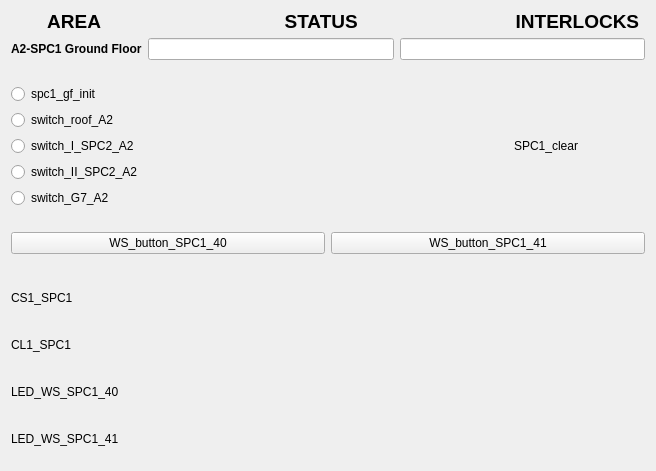
<?xml version="1.0" encoding="UTF-8"?>
<ui version="4.0">
 <class>Form</class>
 <widget class="QWidget" name="Form">
  <property name="geometry">
   <rect>
    <x>0</x>
    <y>0</y>
    <width>621</width>
    <height>471</height>
   </rect>
  </property>
  <property name="windowTitle">
   <string>Form</string>
  </property>
  <layout class="QVBoxLayout" name="verticalLayout_3">
   <item>
    <layout class="QVBoxLayout" name="verticalLayout">
     <item>
      <widget class="QLabel" name="label_4">
       <property name="maximumSize">
        <size>
         <width>16777215</width>
         <height>21</height>
        </size>
       </property>
       <property name="font">
        <font>
         <pointsize>14</pointsize>
         <weight>75</weight>
         <bold>true</bold>
        </font>
       </property>
       <property name="text">
        <string>       AREA                                   STATUS                              INTERLOCKS </string>
       </property>
      </widget>
     </item>
     <item>
      <layout class="QFormLayout" name="formLayout_2">
       <property name="fieldGrowthPolicy">
        <enum>QFormLayout::AllNonFixedFieldsGrow</enum>
       </property>
       <item row="0" column="0">
        <widget class="QLabel" name="label_2">
         <property name="font">
          <font>
           <weight>75</weight>
           <bold>true</bold>
          </font>
         </property>
         <property name="text">
          <string>A2-SPC1 Ground Floor</string>
         </property>
        </widget>
       </item>
       <item row="0" column="1">
        <layout class="QHBoxLayout" name="horizontalLayout">
         <item>
          <widget class="QELineEdit" name="qelineedit_2">
           <property name="alignment">
            <set>Qt::AlignCenter</set>
           </property>
           <property name="variable" stdset="0">
            <string>VCS:SPC1GF-CLR-STATS</string>
           </property>
           <property name="format" stdset="0">
            <enum>QELineEdit::Default</enum>
           </property>
          </widget>
         </item>
         <item>
          <widget class="QELineEdit" name="qelineedit">
           <property name="alignment">
            <set>Qt::AlignCenter</set>
           </property>
           <property name="variable" stdset="0">
            <string>VCS:SPC1GF-INTLCK-STATS</string>
           </property>
          </widget>
         </item>
        </layout>
       </item>
      </layout>
     </item>
    </layout>
   </item>
   <item>
    <spacer name="verticalSpacer_2">
     <property name="orientation">
      <enum>Qt::Vertical</enum>
     </property>
     <property name="sizeHint" stdset="0">
      <size>
       <width>20</width>
       <height>40</height>
      </size>
     </property>
    </spacer>
   </item>
   <item>
    <layout class="QHBoxLayout" name="horizontalLayout_9">
     <item>
      <layout class="QVBoxLayout" name="verticalLayout_2">
       <item>
        <widget class="QERadioButton" name="qeradiobutton_3">
         <property name="text">
          <string>spc1_gf_init</string>
         </property>
         <property name="autoExclusive">
          <bool>false</bool>
         </property>
         <property name="variable" stdset="0">
          <string>VCS:SPC1GF-INIT</string>
         </property>
         <property name="format" stdset="0">
          <enum>QERadioButton::LocalEnumeration</enum>
         </property>
         <property name="pressText">
          <string>0</string>
         </property>
         <property name="releaseText">
          <string>1</string>
         </property>
        </widget>
       </item>
       <item>
        <widget class="QERadioButton" name="qeradiobutton_7">
         <property name="text">
          <string>switch_roof_A2</string>
         </property>
         <property name="autoExclusive">
          <bool>false</bool>
         </property>
         <property name="variable" stdset="0">
          <string>VCS:SW-RF-A2</string>
         </property>
         <property name="format" stdset="0">
          <enum>QERadioButton::LocalEnumeration</enum>
         </property>
         <property name="pressText">
          <string>0</string>
         </property>
         <property name="releaseText">
          <string>1</string>
         </property>
        </widget>
       </item>
       <item>
        <widget class="QERadioButton" name="qeradiobutton_6">
         <property name="text">
          <string>switch_I_SPC2_A2</string>
         </property>
         <property name="autoExclusive">
          <bool>false</bool>
         </property>
         <property name="variable" stdset="0">
          <string>VCS:SW-I-SPC1-A2</string>
         </property>
         <property name="format" stdset="0">
          <enum>QERadioButton::LocalEnumeration</enum>
         </property>
         <property name="pressText">
          <string>0</string>
         </property>
         <property name="releaseText">
          <string>1</string>
         </property>
        </widget>
       </item>
       <item>
        <widget class="QERadioButton" name="qeradiobutton_5">
         <property name="text">
          <string>switch_II_SPC2_A2</string>
         </property>
         <property name="autoExclusive">
          <bool>false</bool>
         </property>
         <property name="variable" stdset="0">
          <string>VCS:SW-II-SPC1-A2</string>
         </property>
         <property name="format" stdset="0">
          <enum>QERadioButton::LocalEnumeration</enum>
         </property>
         <property name="pressText">
          <string>0</string>
         </property>
         <property name="releaseText">
          <string>1</string>
         </property>
        </widget>
       </item>
       <item>
        <widget class="QERadioButton" name="qeradiobutton_4">
         <property name="text">
          <string>switch_G7_A2</string>
         </property>
         <property name="variable" stdset="0">
          <string>VCS:SW-G7-A2</string>
         </property>
         <property name="format" stdset="0">
          <enum>QERadioButton::LocalEnumeration</enum>
         </property>
         <property name="pressText">
          <string>1</string>
         </property>
         <property name="releaseText">
          <string>0</string>
         </property>
        </widget>
       </item>
      </layout>
     </item>
     <item>
      <spacer name="horizontalSpacer">
       <property name="orientation">
        <enum>Qt::Horizontal</enum>
       </property>
       <property name="sizeHint" stdset="0">
        <size>
         <width>40</width>
         <height>20</height>
        </size>
       </property>
      </spacer>
     </item>
     <item>
      <layout class="QHBoxLayout" name="horizontalLayout_8">
       <item>
        <widget class="QLabel" name="label_9">
         <property name="maximumSize">
          <size>
           <width>16777215</width>
           <height>20</height>
          </size>
         </property>
         <property name="text">
          <string>SPC1_clear</string>
         </property>
        </widget>
       </item>
       <item>
        <widget class="QEBitStatus" name="qebitstatus_3">
         <property name="minimumSize">
          <size>
           <width>61</width>
           <height>41</height>
          </size>
         </property>
         <property name="maximumSize">
          <size>
           <width>61</width>
           <height>41</height>
          </size>
         </property>
         <property name="numberOfBits">
          <number>1</number>
         </property>
         <property name="shape">
          <enum>QBitStatus::Circle</enum>
         </property>
         <property name="offColour">
          <color>
           <red>0</red>
           <green>77</green>
           <blue>0</blue>
          </color>
         </property>
         <property name="variable" stdset="0">
          <string>VCS:SPC1GF-CLR</string>
         </property>
        </widget>
       </item>
      </layout>
     </item>
    </layout>
   </item>
   <item>
    <spacer name="verticalSpacer_3">
     <property name="orientation">
      <enum>Qt::Vertical</enum>
     </property>
     <property name="sizeHint" stdset="0">
      <size>
       <width>20</width>
       <height>40</height>
      </size>
     </property>
    </spacer>
   </item>
   <item>
    <layout class="QHBoxLayout" name="horizontalLayout_10">
     <item>
      <widget class="QEPushButton" name="qepushbutton_3">
       <property name="text">
        <string>WS_button_SPC1_40</string>
       </property>
       <property name="variable" stdset="0">
        <string>VCS:WS-BUT-SPC1-40</string>
       </property>
       <property name="writeOnPress">
        <bool>true</bool>
       </property>
       <property name="writeOnRelease">
        <bool>true</bool>
       </property>
       <property name="writeOnClick">
        <bool>false</bool>
       </property>
       <property name="pressText">
        <string>0</string>
       </property>
       <property name="releaseText">
        <string>1</string>
       </property>
      </widget>
     </item>
     <item>
      <widget class="QEPushButton" name="qepushbutton_5">
       <property name="text">
        <string>WS_button_SPC1_41</string>
       </property>
       <property name="variable" stdset="0">
        <string>VCS:WS-BUT-SPC1-41</string>
       </property>
       <property name="writeOnPress">
        <bool>true</bool>
       </property>
       <property name="writeOnRelease">
        <bool>true</bool>
       </property>
       <property name="writeOnClick">
        <bool>false</bool>
       </property>
       <property name="pressText">
        <string>0</string>
       </property>
       <property name="releaseText">
        <string>1</string>
       </property>
      </widget>
     </item>
    </layout>
   </item>
   <item>
    <spacer name="verticalSpacer">
     <property name="orientation">
      <enum>Qt::Vertical</enum>
     </property>
     <property name="sizeHint" stdset="0">
      <size>
       <width>20</width>
       <height>40</height>
      </size>
     </property>
    </spacer>
   </item>
   <item>
    <layout class="QHBoxLayout" name="horizontalLayout_13">
     <item>
      <widget class="QLabel" name="label_12">
       <property name="maximumSize">
        <size>
         <width>16777215</width>
         <height>20</height>
        </size>
       </property>
       <property name="text">
        <string>CS1_SPC1</string>
       </property>
      </widget>
     </item>
     <item>
      <widget class="QEBitStatus" name="qebitstatus_8">
       <property name="minimumSize">
        <size>
         <width>61</width>
         <height>41</height>
        </size>
       </property>
       <property name="maximumSize">
        <size>
         <width>61</width>
         <height>41</height>
        </size>
       </property>
       <property name="numberOfBits">
        <number>1</number>
       </property>
       <property name="shape">
        <enum>QBitStatus::Circle</enum>
       </property>
       <property name="offColour">
        <color>
         <red>0</red>
         <green>70</green>
         <blue>0</blue>
        </color>
       </property>
       <property name="variable" stdset="0">
        <string>VCS:CS1-SPC1</string>
       </property>
       <property name="variableSubstitutions" stdset="0">
        <string/>
       </property>
      </widget>
     </item>
    </layout>
   </item>
   <item>
    <layout class="QHBoxLayout" name="horizontalLayout_12">
     <item>
      <widget class="QLabel" name="label_11">
       <property name="maximumSize">
        <size>
         <width>16777215</width>
         <height>20</height>
        </size>
       </property>
       <property name="text">
        <string>CL1_SPC1</string>
       </property>
      </widget>
     </item>
     <item>
      <widget class="QEBitStatus" name="qebitstatus_7">
       <property name="minimumSize">
        <size>
         <width>61</width>
         <height>41</height>
        </size>
       </property>
       <property name="maximumSize">
        <size>
         <width>61</width>
         <height>41</height>
        </size>
       </property>
       <property name="numberOfBits">
        <number>1</number>
       </property>
       <property name="shape">
        <enum>QBitStatus::Circle</enum>
       </property>
       <property name="offColour">
        <color>
         <red>0</red>
         <green>70</green>
         <blue>0</blue>
        </color>
       </property>
       <property name="variable" stdset="0">
        <string>VCS:CL1-SPC1</string>
       </property>
       <property name="variableSubstitutions" stdset="0">
        <string/>
       </property>
      </widget>
     </item>
    </layout>
   </item>
   <item>
    <layout class="QHBoxLayout" name="horizontalLayout_14">
     <item>
      <widget class="QLabel" name="label_13">
       <property name="maximumSize">
        <size>
         <width>16777215</width>
         <height>20</height>
        </size>
       </property>
       <property name="text">
        <string>LED_WS_SPC1_40</string>
       </property>
      </widget>
     </item>
     <item>
      <widget class="QEBitStatus" name="qebitstatus_9">
       <property name="minimumSize">
        <size>
         <width>61</width>
         <height>41</height>
        </size>
       </property>
       <property name="maximumSize">
        <size>
         <width>61</width>
         <height>41</height>
        </size>
       </property>
       <property name="numberOfBits">
        <number>1</number>
       </property>
       <property name="shape">
        <enum>QBitStatus::Circle</enum>
       </property>
       <property name="offColour">
        <color>
         <red>0</red>
         <green>70</green>
         <blue>0</blue>
        </color>
       </property>
       <property name="variable" stdset="0">
        <string>VCS:LED-WS-SPC1-40</string>
       </property>
       <property name="variableSubstitutions" stdset="0">
        <string/>
       </property>
      </widget>
     </item>
    </layout>
   </item>
   <item>
    <layout class="QHBoxLayout" name="horizontalLayout_15">
     <item>
      <widget class="QLabel" name="label_14">
       <property name="maximumSize">
        <size>
         <width>16777215</width>
         <height>20</height>
        </size>
       </property>
       <property name="text">
        <string>LED_WS_SPC1_41</string>
       </property>
      </widget>
     </item>
     <item>
      <widget class="QEBitStatus" name="qebitstatus_10">
       <property name="minimumSize">
        <size>
         <width>61</width>
         <height>41</height>
        </size>
       </property>
       <property name="maximumSize">
        <size>
         <width>61</width>
         <height>41</height>
        </size>
       </property>
       <property name="numberOfBits">
        <number>1</number>
       </property>
       <property name="shape">
        <enum>QBitStatus::Circle</enum>
       </property>
       <property name="offColour">
        <color>
         <red>0</red>
         <green>70</green>
         <blue>0</blue>
        </color>
       </property>
       <property name="variable" stdset="0">
        <string>VCS:LED-WS-SPC1-41</string>
       </property>
       <property name="variableSubstitutions" stdset="0">
        <string/>
       </property>
      </widget>
     </item>
    </layout>
   </item>
  </layout>
 </widget>
 <customwidgets>
  <customwidget>
   <class>QEBitStatus</class>
   <extends>QBitStatus</extends>
   <header>QEBitStatus.h</header>
  </customwidget>
  <customwidget>
   <class>QELineEdit</class>
   <extends>QLineEdit</extends>
   <header>QELineEdit.h</header>
  </customwidget>
  <customwidget>
   <class>QEPushButton</class>
   <extends>QPushButton</extends>
   <header>QEPushButton.h</header>
  </customwidget>
  <customwidget>
   <class>QERadioButton</class>
   <extends>QRadioButton</extends>
   <header>QERadioButton.h</header>
  </customwidget>
  <customwidget>
   <class>QBitStatus</class>
   <extends>QWidget</extends>
   <header>QBitStatus.h</header>
  </customwidget>
 </customwidgets>
 <resources/>
 <connections/>
</ui>
